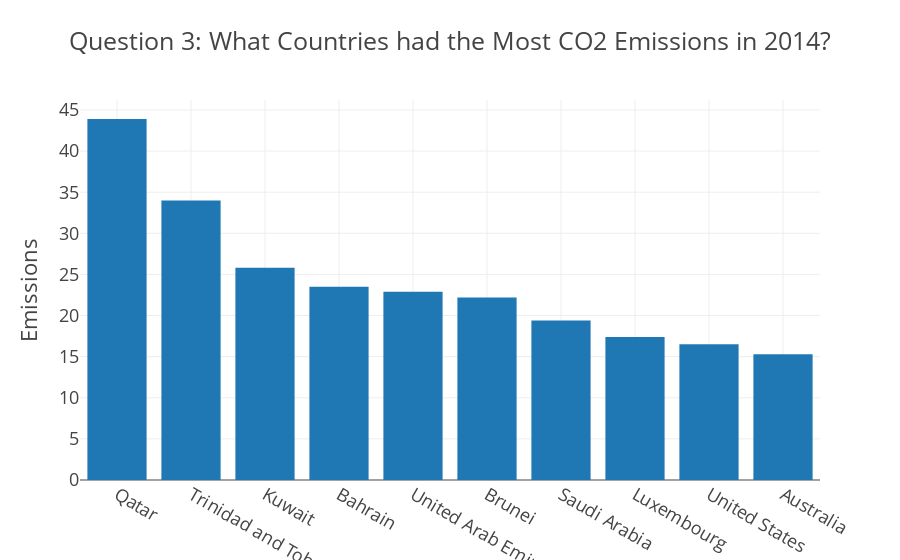

The notebook cell saved with this chart:
### Code cell
fig = px.bar(df_top10_em, 
             x='Country Name',             
             y='Emissions',
             template='presentation',
             title='Question 3: What Countries had the Most CO2 Emissions in 2014?')

fig.update_xaxes(showgrid=True,  
                 title_text=''
                )

fig.show()

### Figure 1 — Plotly figure (JSON) as saved in the notebook; plotly's stock layout.template omitted (floating-point values rounded to 4 significant figures)
{"data": [{"alignmentgroup": "True", "hovertemplate": "Country Name=%{x}<br>Emissions=%{y}<extra></extra>", "legendgroup": "", "marker": {"color": "#1F77B4"}, "name": "", "offsetgroup": "", "orientation": "v", "showlegend": false, "textposition": "auto", "type": "bar", "x": ["Qatar", "Trinidad and Tobago", "Kuwait", "Bahrain", "United Arab Emirates", "Brunei", "Saudi Arabia", "Luxembourg", "United States", "Australia"], "xaxis": "x", "y": [43.9, 34, 25.8, 23.5, 22.9, 22.2, 19.4, 17.4, 16.5, 15.3], "yaxis": "y"}], "layout": {"barmode": "relative", "legend": {"tracegroupgap": 0}, "title": {"text": "Question 3: What Countries had the Most CO2 Emissions in 2014?"}, "xaxis": {"anchor": "y", "domain": [0, 1], "showgrid": true, "title": {"text": ""}}, "yaxis": {"anchor": "x", "domain": [0, 1], "title": {"text": "Emissions"}}}}
